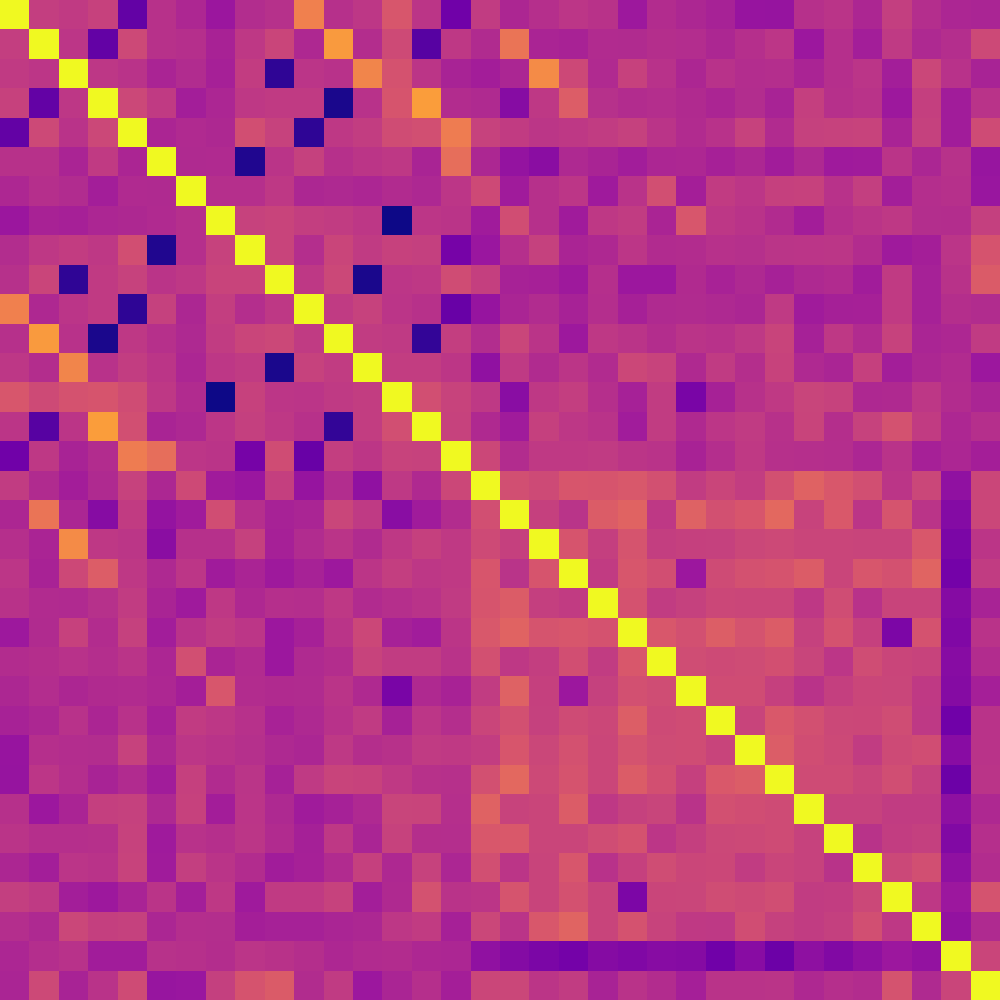

The notebook cell saved with this chart:
### Code cell
import plotly.express as px

embedding = model.module.token_embedding_table(torch.arange(vocab_size)).detach().cpu().numpy()

similarity = []

for x in embedding:
    row = []
    for y in embedding:
        row.append(np.dot(x, y)/(np.linalg.norm(x)*np.linalg.norm(y)))
    similarity.append(row)

similarity = np.array(similarity)

figure = px.imshow(
    similarity,
    title=f"{MODELNAME} token embedding similarity matrix",
    #color_continuous_scale="portland"
)

hide_ui = True

if hide_ui:
    figure.update_layout(coloraxis_showscale=False)
    figure.update_xaxes(showticklabels=False)
    figure.update_yaxes(showticklabels=False)
    figure.update_layout(
        title="",
        autosize=False,
        margin=dict(
            l=0,
            r=0,
            b=0,
            t=0,
            pad=0
        ),
        width=1000,
        height=1000
    )

figure

### Figure 1 — Plotly figure (JSON) as saved in the notebook; plotly's stock layout.template omitted (floating-point values rounded to 4 significant figures; data arrays with more than 128 entries replaced by an {"elided": "..."} marker saying what was removed)
{"data": [{"coloraxis": "coloraxis", "hovertemplate": "x: %{x}<br>y: %{y}<br>color: %{z}<extra></extra>", "name": "0", "type": "heatmap", "xaxis": "x", "yaxis": "y", "z": {"elided": "34x34 float values"}}], "layout": {"autosize": false, "coloraxis": {"colorscale": [[0, "#0d0887"], [0.1111, "#46039f"], [0.2222, "#7201a8"], [0.3333, "#9c179e"], [0.4444, "#bd3786"], [0.5556, "#d8576b"], [0.6667, "#ed7953"], [0.7778, "#fb9f3a"], [0.8889, "#fdca26"], [1, "#f0f921"]], "showscale": false}, "height": 1000, "margin": {"b": 0, "l": 0, "pad": 0, "r": 0, "t": 0}, "title": {"text": ""}, "width": 1000, "xaxis": {"anchor": "y", "constrain": "domain", "domain": [0, 1], "scaleanchor": "y", "showticklabels": false}, "yaxis": {"anchor": "x", "autorange": "reversed", "constrain": "domain", "domain": [0, 1], "showticklabels": false}}}
